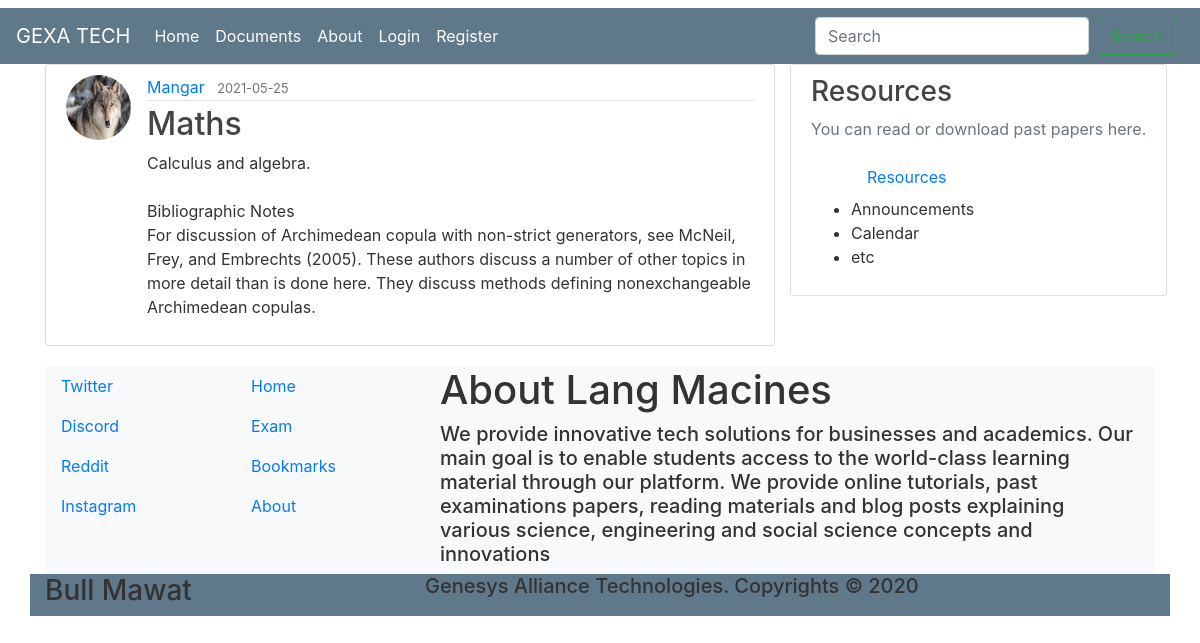
Screenshot of /post/3 with the database file from the repository.
### blog/models.py (models this page shows, shortened)
class User(db.Model, UserMixin):
    id = db.Column(db.Integer, primary_key=True)
    username = db.Column(db.String(20), unique=True, nullable=False)
    email = db.Column(db.String(50), unique=True, nullable=False)
    image_file = db.Column(db.String(20), nullable=False, default='default.jpg')
    password = db.Column(db.String(60), nullable=False)
    posts = db.relationship('Post', backref='author', lazy=True)
    uploads = db.relationship('Upload', backref='author', lazy=True)

class Post(db.Model):
    id = db.Column(db.Integer, primary_key=True)
    title = db.Column(db.String(100), nullable=False)
    date_posted = db.Column(db.DateTime, nullable=False, default=datetime.utcnow)
    content = db.Column(db.Text, nullable=False)
    user_id = db.Column(db.Integer, db.ForeignKey('user.id'), nullable=False)

### blog/posts/routes.py (the view)
@posts.route("/post/<post_id>", methods=["GET", "POST"])
def post(post_id):
    post = Post.query.get_or_404(post_id)
    return render_template("post.html", title=post.title, post=post)

### blog/templates/post.html (shortened to what this page needs)
{% extends "layout.html" %}
{% block content%}
  <article class="media content-section">
    <img src="{{ url_for('static', filename='profile_pics/' + post.author.image_file)}}"
    alt="" class="rounded-circle article-img">
    <div class="media-body">
      <div class="article-metadata">
        <a href="{{ url_for('posts.user_posts', username=post.author.username) }}" class="mr-2">{{ post.author.username }}</a>
        <small class="text-muted">
          {{ post.date_posted.strftime('%Y-%m-%d') }}
        </small>
      </div>
      <h2 class="article-title">{{ post.title }}</h2>
      <p class="article-content">{{ post.content }}</p>
    </div>
  </article>
{% endblock content%}

### blog/static/main.css (style rules this page uses)
body { background: #FFFFFF; color: #333333; margin-top: .5rem; }
h1, h2, h3, h4, h5, h6 { color: #444444; }
.content-section { background: #FFFFFF; padding: 10px 20px; border: 1px solid #DDDDDD; border-radius: 3px; margin-bottom: 20px; }
.article-title { color: #444444; }
.article-content { white-space: pre-line; }
.article-img { height: 65px; width: 65px; margin-right: 16px; }
.article-metadata { padding-bottom: 1px; margin-bottom: 4px; border-bottom: 1px solid #E3E3E3; color: #333; text-decoration: none; }

### rows the page displays
User: image_file (placeholder picture), author.username "Mangar"
Post: date_posted "2021-05-25", title "Maths", content "Calculus and algebra. Bibliographic Notes For discussion of Archimedean copula with non-strict generators, see McNeil, Frey, and Embrechts (2005). These authors discuss a number of other topics in more detail than is done here. They discuss methods defining nonexchangeable Archimedean copulas."
